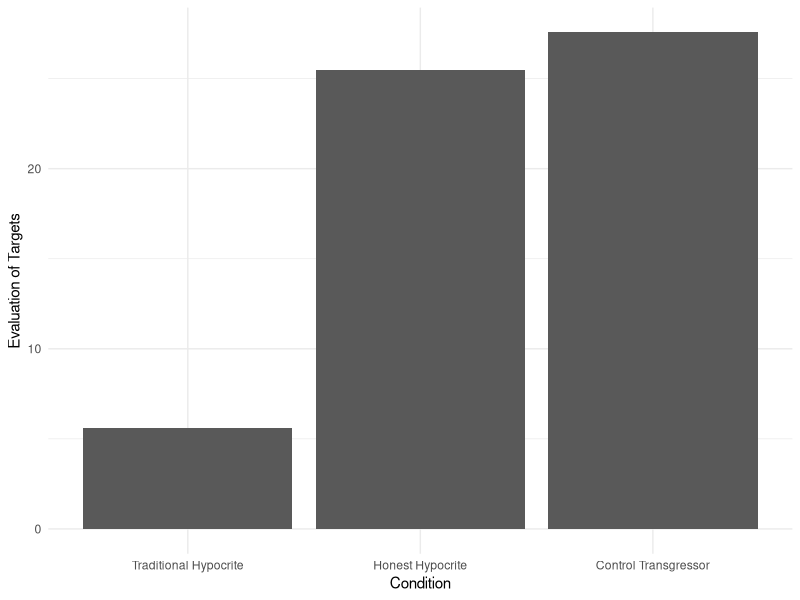

This figure's R source:
## ---- chunk 1
###Import data and Load Relevant Libraries and Functions
library(tidyverse)
library(ggplot2)
pre_data <- read_csv("pre_data.csv")
head(pre_data)

###Prepare data for analysis
pre_data <- pre_data %>% 
  gather(item_pos, evaluation_pos, starts_with("Trust"), starts_with("Good"), starts_with("Honest"),
         starts_with("Like")) %>%
  gather(item_neg, evaluation_neg, starts_with("Hypo"))

pre_data <- pre_data %>% 
  select(`Random ID`, item_pos, item_neg, evaluation_pos, evaluation_neg, Condition)

###Analyzing differences in means
ciMult <- qt(0.95/2 + .5, 1)
Sub_pos_means <- pre_data %>%
  group_by(`Random ID`, Condition) %>%
  summarise(sub_mean = mean(evaluation_pos, na.rm=TRUE))

Sub_pos_means <- Sub_pos_means[-2, ]

Grand_means <- Sub_pos_means %>%
  group_by(Condition) %>%
  summarise(grand_mean_evaluation = mean(sub_mean, na.rm=TRUE))

sd=sd(Grand_means$grand_mean_evaluation)
se=sd/sqrt(1)
ci= se*ciMult


plot <- ggplot(Grand_means, aes(x = Condition, y = grand_mean_evaluation)) + 
   geom_bar(stat="identity") + ylab("Evaluation of Targets") + scale_x_discrete(limits=c("Trad_hyp","Honest_hyp","Control"), labels=c("Control" = "Control Transgressor", "Honest_hyp" = "Honest Hypocrite", "Trad_hyp" = "Traditional Hypocrite")) + theme_minimal()

plot


#### Data exclusion / filtering

#Delete subjects who have identical IP adresses or who have not completed the survey


## ---- chunk 2
###One way ANOVA
pos_aov <- aov(evaluation_pos ~ Condition, data = pre_data)   
summary(pos_aov)
